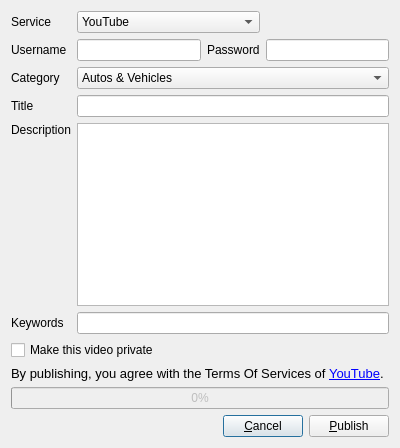
<?xml version="1.0" encoding="UTF-8"?>
<ui version="4.0">
 <class>ShareOnInternet</class>
 <widget class="QDialog" name="ShareOnInternet">
  <property name="geometry">
   <rect>
    <x>0</x>
    <y>0</y>
    <width>400</width>
    <height>448</height>
   </rect>
  </property>
  <property name="minimumSize">
   <size>
    <width>400</width>
    <height>400</height>
   </size>
  </property>
  <property name="focusPolicy">
   <enum>Qt::TabFocus</enum>
  </property>
  <property name="windowTitle">
   <string>Share Video On Internet</string>
  </property>
  <property name="locale">
   <locale language="English" country="UnitedStates"/>
  </property>
  <property name="sizeGripEnabled">
   <bool>false</bool>
  </property>
  <layout class="QGridLayout" name="gridLayout_3">
   <item row="0" column="0">
    <widget class="QWidget" name="mainPanel" native="true">
     <property name="enabled">
      <bool>true</bool>
     </property>
     <layout class="QGridLayout" name="gridLayout_2">
      <property name="margin">
       <number>0</number>
      </property>
      <item row="0" column="0">
       <layout class="QGridLayout" name="gridLayout">
        <item row="0" column="0">
         <widget class="QLabel" name="label_8">
          <property name="text">
           <string>Service</string>
          </property>
         </widget>
        </item>
        <item row="0" column="1" colspan="2">
         <widget class="QComboBox" name="serviceBox">
          <item>
           <property name="text">
            <string>YouTube</string>
           </property>
           <property name="icon">
            <iconset resource="../../../resources.qrc">
             <normaloff>:/images/youtube</normaloff>:/images/youtube</iconset>
           </property>
          </item>
         </widget>
        </item>
        <item row="1" column="0">
         <widget class="QLabel" name="label">
          <property name="text">
           <string>Username</string>
          </property>
         </widget>
        </item>
        <item row="1" column="1">
         <widget class="QLineEdit" name="username"/>
        </item>
        <item row="1" column="2">
         <widget class="QLabel" name="label_2">
          <property name="text">
           <string>Password</string>
          </property>
         </widget>
        </item>
        <item row="1" column="3">
         <widget class="QLineEdit" name="password">
          <property name="echoMode">
           <enum>QLineEdit::Password</enum>
          </property>
         </widget>
        </item>
        <item row="2" column="0">
         <widget class="QLabel" name="label_3">
          <property name="text">
           <string>Category</string>
          </property>
         </widget>
        </item>
        <item row="2" column="1" colspan="3">
         <widget class="QComboBox" name="category">
          <item>
           <property name="text">
            <string>Autos &amp; Vehicles</string>
           </property>
          </item>
          <item>
           <property name="text">
            <string>Comedy</string>
           </property>
          </item>
          <item>
           <property name="text">
            <string>Education</string>
           </property>
          </item>
          <item>
           <property name="text">
            <string>Entertainment</string>
           </property>
          </item>
          <item>
           <property name="text">
            <string>Film &amp; Animation</string>
           </property>
          </item>
          <item>
           <property name="text">
            <string>Games</string>
           </property>
          </item>
          <item>
           <property name="text">
            <string>Howto &amp; Style</string>
           </property>
          </item>
          <item>
           <property name="text">
            <string>Music</string>
           </property>
          </item>
          <item>
           <property name="text">
            <string>News &amp; Politics</string>
           </property>
          </item>
          <item>
           <property name="text">
            <string>Nonprofit &amp; Activism</string>
           </property>
          </item>
          <item>
           <property name="text">
            <string>People &amp; Blogs</string>
           </property>
          </item>
          <item>
           <property name="text">
            <string>Animals &amp; Pets</string>
           </property>
          </item>
          <item>
           <property name="text">
            <string>Tech &amp; Science</string>
           </property>
          </item>
          <item>
           <property name="text">
            <string>Sports</string>
           </property>
          </item>
          <item>
           <property name="text">
            <string>Travel &amp; Events</string>
           </property>
          </item>
         </widget>
        </item>
        <item row="3" column="0">
         <widget class="QLabel" name="label_4">
          <property name="text">
           <string>Title</string>
          </property>
         </widget>
        </item>
        <item row="3" column="1" colspan="3">
         <widget class="QLineEdit" name="title"/>
        </item>
        <item row="4" column="0">
         <widget class="QLabel" name="label_5">
          <property name="text">
           <string>Description</string>
          </property>
          <property name="alignment">
           <set>Qt::AlignLeading|Qt::AlignLeft|Qt::AlignTop</set>
          </property>
         </widget>
        </item>
        <item row="4" column="1" colspan="3">
         <widget class="QPlainTextEdit" name="description">
          <property name="frameShape">
           <enum>QFrame::StyledPanel</enum>
          </property>
          <property name="backgroundVisible">
           <bool>false</bool>
          </property>
         </widget>
        </item>
        <item row="5" column="0">
         <widget class="QLabel" name="label_6">
          <property name="text">
           <string>Keywords</string>
          </property>
         </widget>
        </item>
        <item row="5" column="1" colspan="3">
         <widget class="QLineEdit" name="keywords"/>
        </item>
        <item row="6" column="0" colspan="3">
         <widget class="QCheckBox" name="videoPrivacy">
          <property name="text">
           <string>Make this video private</string>
          </property>
          <property name="tristate">
           <bool>false</bool>
          </property>
         </widget>
        </item>
        <item row="7" column="0" colspan="4">
         <widget class="QLabel" name="label_9">
          <property name="text">
           <string>&lt;!DOCTYPE HTML PUBLIC &quot;-//W3C//DTD HTML 4.0//EN&quot; &quot;http://www.w3.org/TR/REC-html40/strict.dtd&quot;&gt;
&lt;html&gt;&lt;head&gt;&lt;meta name=&quot;qrichtext&quot; content=&quot;1&quot; /&gt;&lt;style type=&quot;text/css&quot;&gt;
p, li { white-space: pre-wrap; }
&lt;/style&gt;&lt;/head&gt;&lt;body style=&quot; font-family:'Sans'; font-size:10pt; font-weight:400; font-style:normal;&quot;&gt;
&lt;p align=&quot;justify&quot; style=&quot; margin-top:0px; margin-bottom:0px; margin-left:0px; margin-right:0px; -qt-block-indent:0; text-indent:0px;&quot;&gt;By publishing, you agree with the Terms Of Services of &lt;a href=&quot;http://code.google.com/apis/youtube/terms.html&quot;&gt;&lt;span style=&quot; text-decoration: underline; color:#0000ff;&quot;&gt;YouTube&lt;/span&gt;&lt;/a&gt;.&lt;/p&gt;&lt;/body&gt;&lt;/html&gt;</string>
          </property>
          <property name="textFormat">
           <enum>Qt::RichText</enum>
          </property>
          <property name="scaledContents">
           <bool>false</bool>
          </property>
          <property name="wordWrap">
           <bool>true</bool>
          </property>
         </widget>
        </item>
       </layout>
      </item>
     </layout>
    </widget>
   </item>
   <item row="1" column="0">
    <widget class="QProgressBar" name="progressBar">
     <property name="enabled">
      <bool>false</bool>
     </property>
     <property name="minimumSize">
      <size>
       <width>150</width>
       <height>0</height>
      </size>
     </property>
     <property name="value">
      <number>0</number>
     </property>
     <property name="textVisible">
      <bool>true</bool>
     </property>
     <property name="orientation">
      <enum>Qt::Horizontal</enum>
     </property>
     <property name="invertedAppearance">
      <bool>false</bool>
     </property>
     <property name="textDirection">
      <enum>QProgressBar::TopToBottom</enum>
     </property>
    </widget>
   </item>
   <item row="2" column="0">
    <layout class="QHBoxLayout" name="horizontalLayout">
     <item>
      <widget class="QLabel" name="statusLabel">
       <property name="text">
        <string/>
       </property>
      </widget>
     </item>
     <item>
      <spacer name="horizontalSpacer">
       <property name="orientation">
        <enum>Qt::Horizontal</enum>
       </property>
       <property name="sizeHint" stdset="0">
        <size>
         <width>108</width>
         <height>20</height>
        </size>
       </property>
      </spacer>
     </item>
     <item>
      <widget class="QPushButton" name="cancelButton">
       <property name="text">
        <string>&amp;Cancel</string>
       </property>
      </widget>
     </item>
     <item>
      <widget class="QPushButton" name="publishButton">
       <property name="enabled">
        <bool>true</bool>
       </property>
       <property name="text">
        <string>&amp;Publish</string>
       </property>
      </widget>
     </item>
    </layout>
   </item>
  </layout>
 </widget>
 <resources>
  <include location="../../../resources.qrc"/>
 </resources>
 <connections>
  <connection>
   <sender>publishButton</sender>
   <signal>clicked()</signal>
   <receiver>ShareOnInternet</receiver>
   <slot>accept()</slot>
   <hints>
    <hint type="sourcelabel">
     <x>54</x>
     <y>381</y>
    </hint>
    <hint type="destinationlabel">
     <x>189</x>
     <y>218</y>
    </hint>
   </hints>
  </connection>
  <connection>
   <sender>cancelButton</sender>
   <signal>clicked()</signal>
   <receiver>ShareOnInternet</receiver>
   <slot>reject()</slot>
   <hints>
    <hint type="sourcelabel">
     <x>51</x>
     <y>414</y>
    </hint>
    <hint type="destinationlabel">
     <x>189</x>
     <y>218</y>
    </hint>
   </hints>
  </connection>
 </connections>
</ui>
